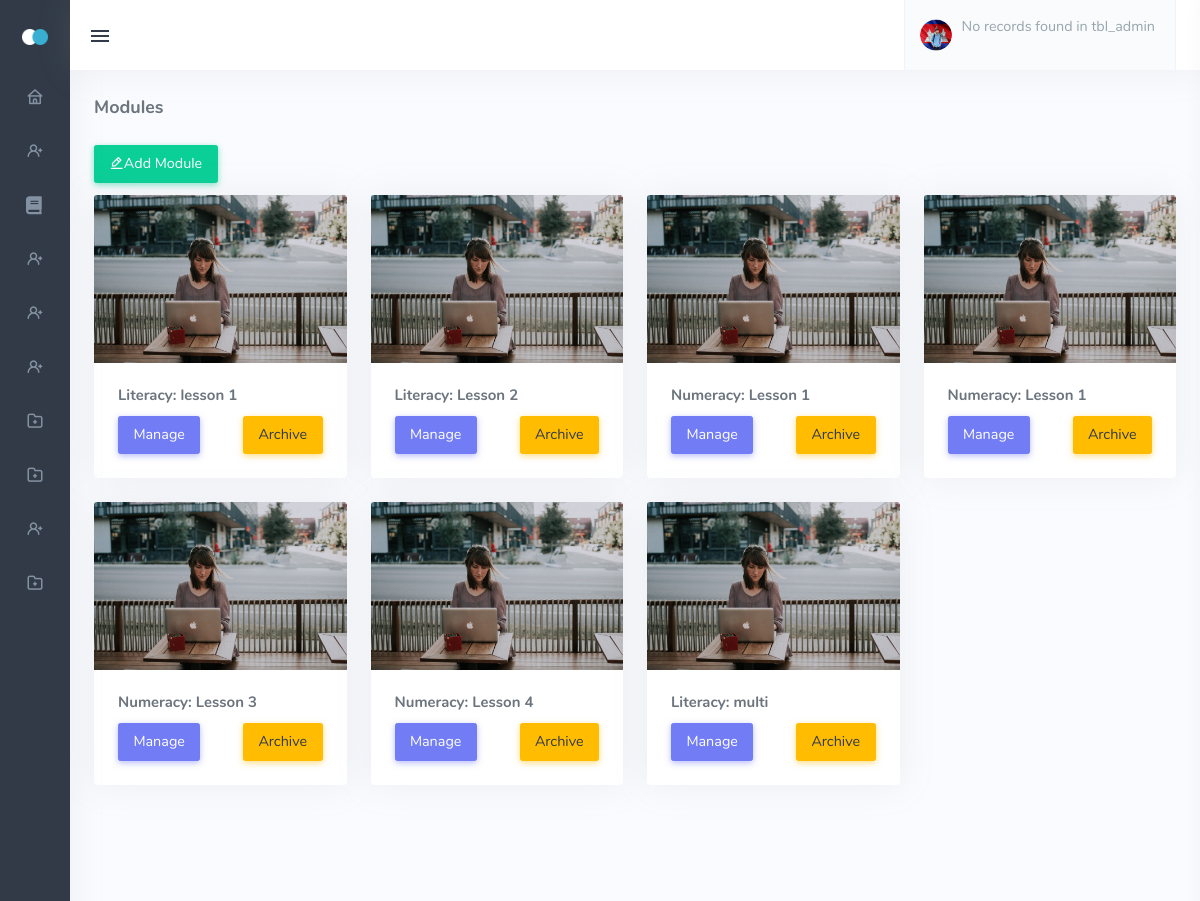
/admin_manage_lesson.php (signed in), run on the app's committed database.
### tables this page shows
CREATE TABLE `tbl_lesson_files` (
  `lesson_files_id` int(11) NOT NULL,
  `lesson_id` int(11) NOT NULL,
  `lesson` text NOT NULL,
  `added_by` int(11) NOT NULL,
  `status` int(11) NOT NULL
);

CREATE TABLE `tbl_lesson` (
  `lesson_id` int(11) NOT NULL,
  `name` varchar(244) NOT NULL,
  `objective` text NOT NULL,
  `level` varchar(244) NOT NULL,
  `type` varchar(244) NOT NULL,
  `added_by` int(11) NOT NULL
);

### admin_manage_lesson.php (the view, shortened to what this page needs)
<!DOCTYPE html>
<html lang="en" class="menuitem-active">
<head>
    <link href="assets/css/icons.min.css" rel="stylesheet" type="text/css">
    <link href="assets/css/app.min.css" rel="stylesheet" type="text/css" id="light-style">
    <link href="assets/css/app-dark.min.css" rel="stylesheet" type="text/css" id="dark-style" disabled="disabled">
    <link rel="stylesheet" href="https://cdnjs.cloudflare.com/ajax/libs/font-awesome/5.15.3/css/all.min.css">
    <link href="assets/css/vendor/quill.core.css" rel="stylesheet" type="text/css" />
    <link href="assets/css/vendor/quill.snow.css" rel="stylesheet" type="text/css" />
</head>
<body class="show"
    data-layout-config="{&quot;leftSideBarTheme&quot;:&quot;dark&quot;,&quot;layoutBoxed&quot;:false, &quot;leftSidebarCondensed&quot;:false, &quot;leftSidebarScrollable&quot;:false,&quot;darkMode&quot;:false, &quot;showRightSidebarOnStart&quot;: true}"
    data-leftbar-theme="dark" data-leftbar-compact-mode="condensed" style="visibility: visible;">
    <div class="wrapper">
        <div class="leftside-menu menuitem-active">
            <a href="index.html" class="logo text-center logo-light">
                <span class="logo-sm">
                    <img src="assets/images/logo_sm.png" alt="" height="16">
                </span>
            </a>
            <div class="h-100 show" id="leftside-menu-container" data-simplebar="init">
                <div class="simplebar-wrapper" style="margin: 0px;">
                    <div class="simplebar-mask">
                        <div class="simplebar-offset" style="right: 0px; bottom: 0px;">
                            <div class="simplebar-content-wrapper" style="height: 100%; overflow: hidden;">
                                <div class="simplebar-content" style="padding: 0px;">
                                    <ul class="side-nav">
<li class="side-nav-item">
    <a href="admin_dashboard.php" class="side-nav-link">
        <i class="uil-home"></i>
    </a>
</li>
<li class="side-nav-item">
    <a data-bs-toggle="collapse" href="#sidebarDashboards" aria-expanded="false"
        aria-controls="sidebarDashboards" class="side-nav-link collapsed">
        <i class="uil-user-plus"></i>
    </a>
</li>
<li class="side-nav-item">
    <a href="admin_manage_lesson.php" class="side-nav-link">
        <i class="fa fa-book"></i>
    </a>
</li>
<li class="side-nav-item">
    <a data-bs-toggle="collapse" href="#sidebarDashboardsLessons"
        aria-expanded="false" aria-controls="sidebarDashboards"
        class="side-nav-link collapsed">
        <i class="uil-user-plus"></i>
    </a>
</li>
<li class="side-nav-item">
    <a data-bs-toggle="collapse" href="#sidebarquiz"
        aria-expanded="false" aria-controls="sidebarquiz"
        class="side-nav-link collapsed">
        <i class="uil-user-plus"></i>
    </a>
</li>
<li class="side-nav-item">
    <a href="admin_assign_lesson_to_teacher.php " class="side-nav-link">
        <i class="uil-user-plus"></i>
    </a>
</li>
<li class="side-nav-item">
    <a data-bs-toggle="collapse" href="#sidebarclass" aria-expanded="false"
        aria-controls="sidebarclass" class="side-nav-link">
        <i class="uil-folder-plus"></i>
    </a>
</li>
<li class="side-nav-item">
    <a data-bs-toggle="collapse" href="#sidebarArea" aria-expanded="false"
        aria-controls="sidebarArea" class="side-nav-link">
        <i class="uil-folder-plus"></i>
    </a>
</li>
<li class="side-nav-item">
    <a href="#" class="side-nav-link">
        <i class="uil-user-plus"></i>
    </a>
</li>
<li class="side-nav-item">
    <a data-bs-toggle="collapse" href="#sidebarEmail" aria-expanded="false"
        aria-controls="sidebarEmail" class="side-nav-link">
        <i class="uil-folder-plus"></i>
    </a>
</li>
</ul>
                                </div>
                            </div>
                        </div>
                    </div>
                    <div class="simplebar-placeholder" style="width: 70px; height: 1150px;"></div>
                </div>
            </div>
        </div>
        <div class="content-page">
            <div class="content">
                 <div class="navbar-custom">
                    <ul class="list-unstyled topbar-menu float-end mb-0">
                        <li class="dropdown notification-list">
                            <a class="nav-link dropdown-toggle nav-user arrow-none me-0" data-bs-toggle="dropdown"
                                href="#" role="button" aria-haspopup="false" aria-expanded="false">
                                <span class="account-user-avatar">
                                    <img src="assets/images/users/avatar-1.jpg" alt="user-image" class="rounded-circle">
                                </span>
                                <span>
                                    <?php
                                    include 'dbcon.php';
                                    if (isset($_SESSION['user_id'])) {
                                        $user_id = $_SESSION['user_id'];
                                        $sql = "SELECT tbl_userinfo.user_id, tbl_userinfo.firstname, tbl_userinfo.middlename, tbl_userinfo.lastname, tbl_user_level.level
                                                    FROM tbl_admin
                                                    JOIN tbl_userinfo ON tbl_admin.user_id = tbl_userinfo.user_id
                                                    JOIN tbl_user_level ON tbl_admin.level_id = tbl_user_level.level_id
                                                    WHERE tbl_user_level.level = 'ADMIN' AND tbl_userinfo.user_id = '$user_id'
                                                    LIMIT 1;";
                                        $result = mysqli_query($conn, $sql);
                                        if ($result && mysqli_num_rows($result) > 0) {
                                            $row = mysqli_fetch_assoc($result);
                                            ?>
                                            <span class="account-user-name"><?php echo $row['firstname'] . ' ' . $row['lastname'] . ' ' . $row['lastname']; ?></span>
                                            <span class="account-position"><?php echo $row['level']; ?></span>
                                            <?php
                                        } else {
                                            echo "No records found in tbl_admin";
                                        }
                                    } else {
                                        echo "No user ID provided";
                                    }
                                    ?>
                                </span>
                            </a>
                        </li>
                    </ul>
                    <button class="button-menu-mobile open-left">
                        <i class="mdi mdi-menu"></i>
                    </button>
                </div>
                <div class="container-fluid">
                    <div class="row">
                        <div class="col-12">
                            <div class="page-title-box">
                                <h4 class="page-title">Modules</h4>
                            </div>
                        </div>
                    </div>
                    <div class="row">
                        <div class="col-sm-12">
                            <a href="admin_manage_lesson_add_lesson.php" style="position: relative; display: inline-block;">
                                <button type="button" class="btn btn-success mb-2" id="add-lesson-btn"><i
                                        class="uil-edit-alt"></i>Add Module</button>
                            </a>
                        </div>
                    </div>
                </div>
   <div class="container">
    <div class="row">
        <?php
        include 'dbcon.php';
        $sql = "SELECT tbl_lesson.lesson_id, tbl_lesson.name, tbl_lesson.level, tbl_lesson.type, tbl_lesson_files.lesson, tbl_lesson_files.status
        FROM tbl_lesson
        LEFT JOIN tbl_lesson_files ON tbl_lesson.lesson_id = tbl_lesson_files.lesson_id
        WHERE tbl_lesson_files.lesson_files_id = tbl_lesson.lesson_id AND tbl_lesson_files.status = 1";
        $result = mysqli_query($conn, $sql);
        if ($result && mysqli_num_rows($result) > 0) {
            while ($row = mysqli_fetch_assoc($result)) {
                ?>
                <div class="col-md-6 col-lg-3">
                    <div class="card d-block">
                        <img class="card-img-top" src="assets/images/small/small-1.jpg" alt="Card image cap">
                        <div class="card-body">
                            <?php if ($row['type'] == 'Literacy') { ?>
                                <h5 class="card-title">Literacy: <?php echo $row['name']; ?></h5>
                            <?php } else { ?>
                                <h5 class="card-title">Numeracy: <?php echo $row['name']; ?></h5>
                            <?php } ?>
                            <div class="d-flex justify-content-between gap-1">
                                <a class="btn btn-primary" href="#">Manage</a>
                                <a class="btn btn-warning" href="#">Archive</a>
                            </div>
                        </div>
                    </div>
                </div>
                <?php
            }
        }
        ?>
    </div>
</div>
        </div>
</body>
</html>

### data on the page
tbl_lesson_files: lesson.name "lesson 1"
tbl_lesson_files: lesson.name "Lesson 2"
tbl_lesson_files: lesson.name "Lesson 1"
tbl_lesson_files: lesson.name "Lesson 1"
tbl_lesson_files: lesson.name "Lesson 3"
tbl_lesson_files: lesson.name "Lesson 4"
tbl_lesson_files: lesson.name "multi"
